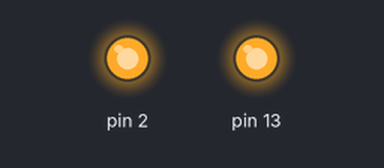
This sketch was run on a simulated Arduino Uno, built with avr-gcc and run on an emulated ATmega328P. On the bench: output pins drawn as LEDs (lit = HIGH).

Above: at 2.5 s.
At 7.5 s:
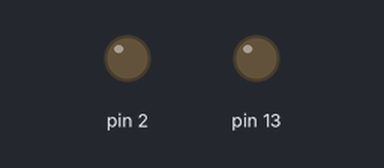
Timing chart, 0 to 13.0 s (numbered marks = the images above):
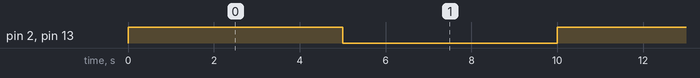

Measured:
- by itself, pin 2, pin 13: alternates HIGH for 5.0 s and LOW for 5.0 s

The sketch:

mackamizer.ino
```cpp
void setup() {
  // put your setup code here, to run once:
  pinMode(13, OUTPUT);
  pinMode(2, OUTPUT);

}

void loop() {
  // put your main code here, to run repeatedly:
  digitalWrite(2, HIGH);
  digitalWrite(13, HIGH);
  delay(5000);
  digitalWrite(2, LOW);
  digitalWrite(13, LOW);
  delay(5000);

}
```
